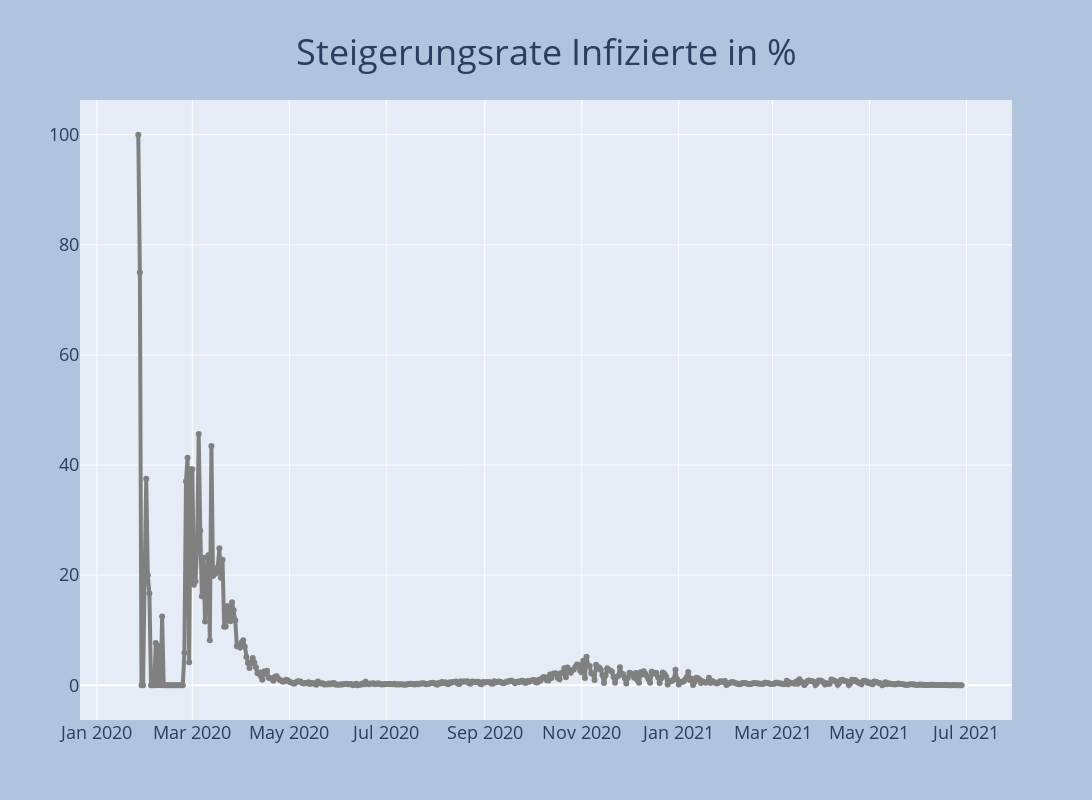

Notebook source saved alongside this figure:
### Code cell
fig = go.Figure()
fig.add_trace(go.Scatter(x=df.datum, y=df.proz_steig_infiziert,line=dict(color='grey', width=4), mode='lines+markers'))
fig = plot_layout(fig, 'Steigerungsrate Infizierte in %')
fig.show()

### Figure 1 — Plotly figure (JSON) as saved in the notebook; plotly's stock layout.template omitted (floating-point values rounded to 4 significant figures; data arrays with more than 128 entries replaced by an {"elided": "..."} marker saying what was removed)
{"data": [{"line": {"color": "grey", "width": 4}, "mode": "lines+markers", "type": "scatter", "x": {"elided": "524 str values"}, "y": {"elided": "524 float values"}}], "layout": {"autosize": false, "height": 800, "hovermode": "x", "legend": {"bgcolor": "lightgray", "font": {"color": "black", "size": 18}, "x": 0.05, "y": 0.95}, "paper_bgcolor": "LightSteelBlue", "title": {"font": {"size": 36}, "text": "Steigerungsrate Infizierte in %", "x": 0.5, "xanchor": "center", "y": 0.95}, "width": 1600, "xaxis": {"tickfont": {"size": 18}}, "yaxis": {"tickfont": {"size": 18}}}}
